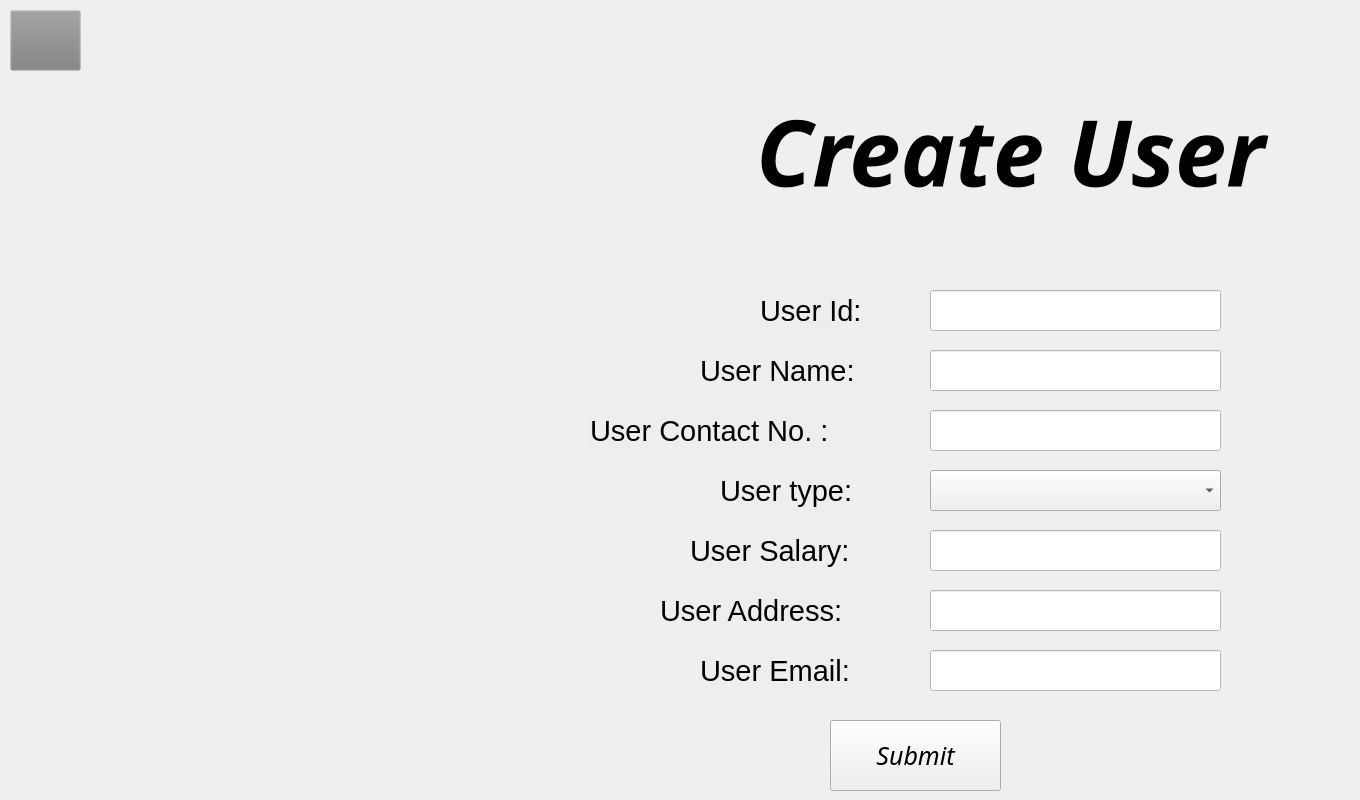
    <widget class="QWidget" name="CreateUserform">
     <widget class="QLineEdit" name="lineEdit_26">
      <property name="geometry">
       <rect>
        <x>930</x>
        <y>530</y>
        <width>291</width>
        <height>41</height>
       </rect>
      </property>
      <property name="font">
       <font>
        <pointsize>14</pointsize>
       </font>
      </property>
      <property name="styleSheet">
       <string notr="true">
background-color: white;</string>
      </property>
     </widget>
     <widget class="QLabel" name="label_70">
      <property name="geometry">
       <rect>
        <x>690</x>
        <y>530</y>
        <width>201</width>
        <height>41</height>
       </rect>
      </property>
      <property name="font">
       <font>
        <pointsize>22</pointsize>
       </font>
      </property>
      <property name="styleSheet">
       <string notr="true">background-color:rgb(128,128,128,0.01);</string>
      </property>
      <property name="text">
       <string>User Salary:</string>
      </property>
     </widget>
     <widget class="QLineEdit" name="lineEdit_28">
      <property name="geometry">
       <rect>
        <x>930</x>
        <y>290</y>
        <width>291</width>
        <height>41</height>
       </rect>
      </property>
      <property name="font">
       <font>
        <pointsize>14</pointsize>
       </font>
      </property>
      <property name="styleSheet">
       <string notr="true">
background-color: white;</string>
      </property>
     </widget>
     <widget class="QLabel" name="label_71">
      <property name="geometry">
       <rect>
        <x>720</x>
        <y>470</y>
        <width>201</width>
        <height>41</height>
       </rect>
      </property>
      <property name="font">
       <font>
        <pointsize>22</pointsize>
       </font>
      </property>
      <property name="styleSheet">
       <string notr="true">background-color:rgb(128,128,128,0.01);</string>
      </property>
      <property name="text">
       <string>User type:</string>
      </property>
     </widget>
     <widget class="QLabel" name="label_72">
      <property name="geometry">
       <rect>
        <x>700</x>
        <y>350</y>
        <width>211</width>
        <height>41</height>
       </rect>
      </property>
      <property name="font">
       <font>
        <pointsize>22</pointsize>
       </font>
      </property>
      <property name="styleSheet">
       <string notr="true">background-color:rgb(128,128,128,0.01);</string>
      </property>
      <property name="text">
       <string>User Name:</string>
      </property>
     </widget>
     <widget class="QLineEdit" name="lineEdit_31">
      <property name="geometry">
       <rect>
        <x>930</x>
        <y>410</y>
        <width>291</width>
        <height>41</height>
       </rect>
      </property>
      <property name="font">
       <font>
        <pointsize>14</pointsize>
       </font>
      </property>
      <property name="styleSheet">
       <string notr="true">
background-color: white;</string>
      </property>
     </widget>
     <widget class="QLabel" name="label_73">
      <property name="geometry">
       <rect>
        <x>760</x>
        <y>290</y>
        <width>151</width>
        <height>41</height>
       </rect>
      </property>
      <property name="font">
       <font>
        <pointsize>22</pointsize>
       </font>
      </property>
      <property name="styleSheet">
       <string notr="true">background-color:rgb(128,128,128,0.01);</string>
      </property>
      <property name="text">
       <string>User Id:</string>
      </property>
     </widget>
     <widget class="QLabel" name="label_75">
      <property name="geometry">
       <rect>
        <x>590</x>
        <y>410</y>
        <width>321</width>
        <height>41</height>
       </rect>
      </property>
      <property name="font">
       <font>
        <pointsize>22</pointsize>
       </font>
      </property>
      <property name="styleSheet">
       <string notr="true">background-color:rgb(128,128,128,0.01);</string>
      </property>
      <property name="text">
       <string>User Contact No. :</string>
      </property>
     </widget>
     <widget class="QLabel" name="label_76">
      <property name="geometry">
       <rect>
        <x>660</x>
        <y>590</y>
        <width>231</width>
        <height>41</height>
       </rect>
      </property>
      <property name="font">
       <font>
        <pointsize>22</pointsize>
       </font>
      </property>
      <property name="styleSheet">
       <string notr="true">background-color:rgb(128,128,128,0.01);</string>
      </property>
      <property name="text">
       <string>User Address:</string>
      </property>
     </widget>
     <widget class="QLineEdit" name="lineEdit_32">
      <property name="geometry">
       <rect>
        <x>930</x>
        <y>590</y>
        <width>291</width>
        <height>41</height>
       </rect>
      </property>
      <property name="font">
       <font>
        <pointsize>14</pointsize>
       </font>
      </property>
      <property name="styleSheet">
       <string notr="true">
background-color: white;</string>
      </property>
     </widget>
     <widget class="QLabel" name="label_77">
      <property name="geometry">
       <rect>
        <x>670</x>
        <y>90</y>
        <width>681</width>
        <height>121</height>
       </rect>
      </property>
      <property name="font">
       <font>
        <family>JasmineUPC</family>
        <pointsize>69</pointsize>
        <weight>75</weight>
        <italic>true</italic>
        <bold>true</bold>
       </font>
      </property>
      <property name="styleSheet">
       <string notr="true">background-color: rgb(128, 128, 128, 0.001);</string>
      </property>
      <property name="text">
       <string>Create User</string>
      </property>
      <property name="alignment">
       <set>Qt::AlignCenter</set>
      </property>
     </widget>
     <widget class="QLineEdit" name="lineEdit_33">
      <property name="geometry">
       <rect>
        <x>930</x>
        <y>350</y>
        <width>291</width>
        <height>41</height>
       </rect>
      </property>
      <property name="font">
       <font>
        <pointsize>14</pointsize>
       </font>
      </property>
      <property name="styleSheet">
       <string notr="true">
background-color: white;</string>
      </property>
     </widget>
     <widget class="QPushButton" name="pushButton_6">
      <property name="geometry">
       <rect>
        <x>830</x>
        <y>720</y>
        <width>171</width>
        <height>71</height>
       </rect>
      </property>
      <property name="font">
       <font>
        <family>Poppins</family>
        <pointsize>19</pointsize>
        <weight>50</weight>
        <italic>true</italic>
        <bold>false</bold>
       </font>
      </property>
      <property name="text">
       <string>Submit</string>
      </property>
     </widget>
     <widget class="QPushButton" name="user_addform_backbutton">
      <property name="geometry">
       <rect>
        <x>10</x>
        <y>10</y>
        <width>71</width>
        <height>61</height>
       </rect>
      </property>
      <property name="styleSheet">
       <string notr="true">
background-color: rgb(128, 128, 128, 0.01);
border-image: url(:/back-button.png);</string>
      </property>
      <property name="text">
       <string/>
      </property>
     </widget>
     <widget class="QLineEdit" name="lineEdit_38">
      <property name="geometry">
       <rect>
        <x>930</x>
        <y>650</y>
        <width>291</width>
        <height>41</height>
       </rect>
      </property>
      <property name="font">
       <font>
        <pointsize>14</pointsize>
       </font>
      </property>
      <property name="styleSheet">
       <string notr="true">
background-color: white;</string>
      </property>
     </widget>
     <widget class="QLabel" name="label_88">
      <property name="geometry">
       <rect>
        <x>700</x>
        <y>650</y>
        <width>191</width>
        <height>41</height>
       </rect>
      </property>
      <property name="font">
       <font>
        <pointsize>22</pointsize>
       </font>
      </property>
      <property name="styleSheet">
       <string notr="true">background-color:rgb(128,128,128,0.01);</string>
      </property>
      <property name="text">
       <string>User Email:</string>
      </property>
     </widget>
     <widget class="QComboBox" name="comboBox_20">
      <property name="geometry">
       <rect>
        <x>930</x>
        <y>470</y>
        <width>291</width>
        <height>41</height>
       </rect>
      </property>
     </widget>
    </widget>
